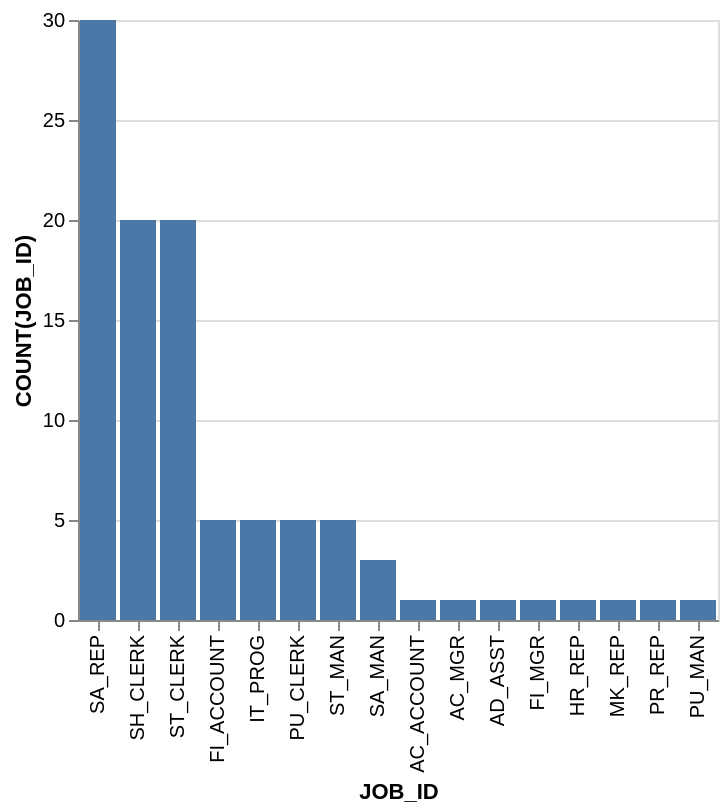

Vega-Lite specification stored for this chart:
### Vega-Lite specification from a JSON file in a GitHub repository (floating-point values rounded to 4 significant figures)
{"data": {"values": [{"x_data": "AC_ACCOUNT", "y_data": 1}, {"x_data": "AC_MGR", "y_data": 1}, {"x_data": "AD_ASST", "y_data": 1}, {"x_data": "FI_ACCOUNT", "y_data": 5}, {"x_data": "FI_MGR", "y_data": 1}, {"x_data": "HR_REP", "y_data": 1}, {"x_data": "IT_PROG", "y_data": 5}, {"x_data": "MK_REP", "y_data": 1}, {"x_data": "PR_REP", "y_data": 1}, {"x_data": "PU_CLERK", "y_data": 5}, {"x_data": "PU_MAN", "y_data": 1}, {"x_data": "SA_MAN", "y_data": 3}, {"x_data": "SA_REP", "y_data": 30}, {"x_data": "SH_CLERK", "y_data": 20}, {"x_data": "ST_CLERK", "y_data": 20}, {"x_data": "ST_MAN", "y_data": 5}]}, "mark": "bar", "encoding": {"x": {"field": "x_data", "type": "nominal", "title": "JOB_ID", "sort": {"op": "sum", "field": "y_data", "order": "descending"}}, "y": {"field": "y_data", "type": "quantitative", "title": "COUNT(JOB_ID)"}}}
